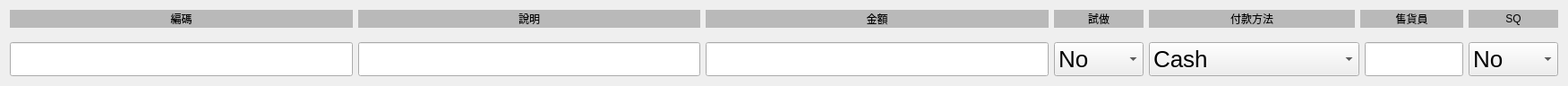
   <widget class="QWidget" name="verticalLayoutWidget_2">
    <property name="geometry">
     <rect>
      <x>10</x>
      <y>80</y>
      <width>1751</width>
      <height>96</height>
     </rect>
    </property>
    <layout class="QVBoxLayout" name="verticalLayout_2">
     <item>
      <layout class="QHBoxLayout" name="horizontalLayout_5">
       <item>
        <widget class="QLabel" name="label_12">
         <property name="layoutDirection">
          <enum>Qt::RightToLeft</enum>
         </property>
         <property name="styleSheet">
          <string notr="true">font: 20pt &quot;Segoe Fluent Icons&quot;;
background-color: rgb(185, 185, 185);</string>
         </property>
         <property name="text">
          <string>編碼</string>
         </property>
         <property name="alignment">
          <set>Qt::AlignCenter</set>
         </property>
        </widget>
       </item>
       <item>
        <widget class="QLabel" name="label">
         <property name="layoutDirection">
          <enum>Qt::RightToLeft</enum>
         </property>
         <property name="styleSheet">
          <string notr="true">font: 20pt &quot;Segoe Fluent Icons&quot;;
border-color: rgb(255, 0, 4);
background-color: rgb(185, 185, 185);</string>
         </property>
         <property name="text">
          <string>說明</string>
         </property>
         <property name="alignment">
          <set>Qt::AlignCenter</set>
         </property>
        </widget>
       </item>
       <item>
        <widget class="QLabel" name="label_7">
         <property name="styleSheet">
          <string notr="true">font: 20pt &quot;Segoe Fluent Icons&quot;;
background-color: rgb(185, 185, 185);</string>
         </property>
         <property name="text">
          <string>金額</string>
         </property>
         <property name="alignment">
          <set>Qt::AlignCenter</set>
         </property>
        </widget>
       </item>
       <item>
        <widget class="QLabel" name="label_9">
         <property name="sizePolicy">
          <sizepolicy hsizetype="Expanding" vsizetype="Preferred">
           <horstretch>1</horstretch>
           <verstretch>0</verstretch>
          </sizepolicy>
         </property>
         <property name="minimumSize">
          <size>
           <width>10</width>
           <height>0</height>
          </size>
         </property>
         <property name="maximumSize">
          <size>
           <width>100</width>
           <height>16777215</height>
          </size>
         </property>
         <property name="styleSheet">
          <string notr="true">font: 20pt &quot;Segoe Fluent Icons&quot;;
background-color: rgb(185, 185, 185);</string>
         </property>
         <property name="text">
          <string>試做</string>
         </property>
         <property name="alignment">
          <set>Qt::AlignCenter</set>
         </property>
        </widget>
       </item>
       <item>
        <widget class="QLabel" name="label_2">
         <property name="sizePolicy">
          <sizepolicy hsizetype="Expanding" vsizetype="Preferred">
           <horstretch>1</horstretch>
           <verstretch>0</verstretch>
          </sizepolicy>
         </property>
         <property name="minimumSize">
          <size>
           <width>230</width>
           <height>0</height>
          </size>
         </property>
         <property name="maximumSize">
          <size>
           <width>120</width>
           <height>16777215</height>
          </size>
         </property>
         <property name="styleSheet">
          <string notr="true">font: 20pt &quot;Segoe Fluent Icons&quot;;
background-color: rgb(185, 185, 185);</string>
         </property>
         <property name="text">
          <string>付款方法</string>
         </property>
         <property name="alignment">
          <set>Qt::AlignCenter</set>
         </property>
        </widget>
       </item>
       <item>
        <widget class="QLabel" name="label_11">
         <property name="sizePolicy">
          <sizepolicy hsizetype="Fixed" vsizetype="Preferred">
           <horstretch>0</horstretch>
           <verstretch>0</verstretch>
          </sizepolicy>
         </property>
         <property name="minimumSize">
          <size>
           <width>115</width>
           <height>0</height>
          </size>
         </property>
         <property name="layoutDirection">
          <enum>Qt::LeftToRight</enum>
         </property>
         <property name="styleSheet">
          <string notr="true">font: 20pt &quot;Segoe Fluent Icons&quot;;
background-color: rgb(185, 185, 185);</string>
         </property>
         <property name="text">
          <string>售貨員</string>
         </property>
         <property name="alignment">
          <set>Qt::AlignCenter</set>
         </property>
        </widget>
       </item>
       <item>
        <widget class="QLabel" name="label_15">
         <property name="sizePolicy">
          <sizepolicy hsizetype="Fixed" vsizetype="Preferred">
           <horstretch>0</horstretch>
           <verstretch>0</verstretch>
          </sizepolicy>
         </property>
         <property name="minimumSize">
          <size>
           <width>0</width>
           <height>0</height>
          </size>
         </property>
         <property name="maximumSize">
          <size>
           <width>100</width>
           <height>16777215</height>
          </size>
         </property>
         <property name="layoutDirection">
          <enum>Qt::LeftToRight</enum>
         </property>
         <property name="styleSheet">
          <string notr="true">font: 20pt &quot;Segoe Fluent Icons&quot;;
background-color: rgb(185, 185, 185);</string>
         </property>
         <property name="text">
          <string>SQ</string>
         </property>
         <property name="alignment">
          <set>Qt::AlignCenter</set>
         </property>
        </widget>
       </item>
      </layout>
     </item>
     <item>
      <spacer name="verticalSpacer">
       <property name="orientation">
        <enum>Qt::Vertical</enum>
       </property>
       <property name="sizeType">
        <enum>QSizePolicy::Fixed</enum>
       </property>
       <property name="sizeHint" stdset="0">
        <size>
         <width>20</width>
         <height>10</height>
        </size>
       </property>
      </spacer>
     </item>
     <item>
      <layout class="QHBoxLayout" name="horizontalLayout_4">
       <item>
        <widget class="QLineEdit" name="codeEdit">
         <property name="styleSheet">
          <string notr="true">font-size: 26px;</string>
         </property>
        </widget>
       </item>
       <item>
        <widget class="QLineEdit" name="infoEdit">
         <property name="styleSheet">
          <string notr="true">font-size: 26px;</string>
         </property>
         <property name="text">
          <string/>
         </property>
        </widget>
       </item>
       <item>
        <widget class="QLineEdit" name="receiptedPriceEdit">
         <property name="enabled">
          <bool>true</bool>
         </property>
         <property name="styleSheet">
          <string notr="true">font-size: 26px;</string>
         </property>
         <property name="alignment">
          <set>Qt::AlignLeading|Qt::AlignLeft|Qt::AlignVCenter</set>
         </property>
        </widget>
       </item>
       <item>
        <widget class="QComboBox" name="trialBox">
         <property name="sizePolicy">
          <sizepolicy hsizetype="Fixed" vsizetype="Fixed">
           <horstretch>1</horstretch>
           <verstretch>0</verstretch>
          </sizepolicy>
         </property>
         <property name="minimumSize">
          <size>
           <width>100</width>
           <height>0</height>
          </size>
         </property>
         <property name="styleSheet">
          <string notr="true">font-size: 26px;</string>
         </property>
         <item>
          <property name="text">
           <string>No</string>
          </property>
         </item>
         <item>
          <property name="text">
           <string>Yes</string>
          </property>
         </item>
         <item>
          <property name="text">
           <string>None</string>
          </property>
         </item>
        </widget>
       </item>
       <item>
        <widget class="QComboBox" name="dateEdit">
         <property name="enabled">
          <bool>true</bool>
         </property>
         <property name="sizePolicy">
          <sizepolicy hsizetype="Fixed" vsizetype="Fixed">
           <horstretch>1</horstretch>
           <verstretch>0</verstretch>
          </sizepolicy>
         </property>
         <property name="minimumSize">
          <size>
           <width>235</width>
           <height>0</height>
          </size>
         </property>
         <property name="maximumSize">
          <size>
           <width>235</width>
           <height>16777215</height>
          </size>
         </property>
         <property name="styleSheet">
          <string notr="true">font-size: 26px;</string>
         </property>
         <item>
          <property name="text">
           <string>Cash</string>
          </property>
         </item>
         <item>
          <property name="text">
           <string>PK Cash</string>
          </property>
         </item>
         <item>
          <property name="text">
           <string>Visa</string>
          </property>
         </item>
         <item>
          <property name="text">
           <string>PK/VISA/MASTER</string>
          </property>
         </item>
         <item>
          <property name="text">
           <string>Master</string>
          </property>
         </item>
         <item>
          <property name="text">
           <string>銀聯PK</string>
          </property>
         </item>
         <item>
          <property name="text">
           <string>銀聯</string>
          </property>
         </item>
         <item>
          <property name="text">
           <string>A.E</string>
          </property>
         </item>
         <item>
          <property name="text">
           <string>PK/AE</string>
          </property>
         </item>
         <item>
          <property name="text">
           <string>EPS</string>
          </property>
         </item>
         <item>
          <property name="text">
           <string>PK/EPS</string>
          </property>
         </item>
         <item>
          <property name="text">
           <string>MIND BEAUTY</string>
          </property>
         </item>
         <item>
          <property name="text">
           <string>PAY ME</string>
          </property>
         </item>
         <item>
          <property name="text">
           <string>PAY ME PK</string>
          </property>
         </item>
         <item>
          <property name="text">
           <string>FTP</string>
          </property>
         </item>
         <item>
          <property name="text">
           <string>Wechat</string>
          </property>
         </item>
         <item>
          <property name="text">
           <string>WechatPK</string>
          </property>
         </item>
         <item>
          <property name="text">
           <string>AilpayHK</string>
          </property>
         </item>
         <item>
          <property name="text">
           <string>AilpayHKPK</string>
          </property>
         </item>
         <item>
          <property name="text">
           <string>八達通</string>
          </property>
         </item>
         <item>
          <property name="text">
           <string>八達通PK</string>
          </property>
         </item>
         <item>
          <property name="text">
           <string>Tap &amp; Go</string>
          </property>
         </item>
         <item>
          <property name="text">
           <string>Tap &amp; Go PK</string>
          </property>
         </item>
         <item>
          <property name="text">
           <string>Package</string>
          </property>
         </item>
         <item>
          <property name="text">
           <string>Product</string>
          </property>
         </item>
        </widget>
       </item>
       <item>
        <widget class="QLineEdit" name="personEdit">
         <property name="sizePolicy">
          <sizepolicy hsizetype="Fixed" vsizetype="Fixed">
           <horstretch>0</horstretch>
           <verstretch>0</verstretch>
          </sizepolicy>
         </property>
         <property name="minimumSize">
          <size>
           <width>0</width>
           <height>0</height>
          </size>
         </property>
         <property name="maximumSize">
          <size>
           <width>110</width>
           <height>16777215</height>
          </size>
         </property>
         <property name="styleSheet">
          <string notr="true">font-size: 26px;</string>
         </property>
        </widget>
       </item>
       <item>
        <widget class="QComboBox" name="SQBox">
         <property name="sizePolicy">
          <sizepolicy hsizetype="Fixed" vsizetype="Fixed">
           <horstretch>1</horstretch>
           <verstretch>0</verstretch>
          </sizepolicy>
         </property>
         <property name="minimumSize">
          <size>
           <width>100</width>
           <height>0</height>
          </size>
         </property>
         <property name="styleSheet">
          <string notr="true">font-size: 26px;</string>
         </property>
         <item>
          <property name="text">
           <string>No</string>
          </property>
         </item>
         <item>
          <property name="text">
           <string>Yes</string>
          </property>
         </item>
        </widget>
       </item>
      </layout>
     </item>
    </layout>
   </widget>
